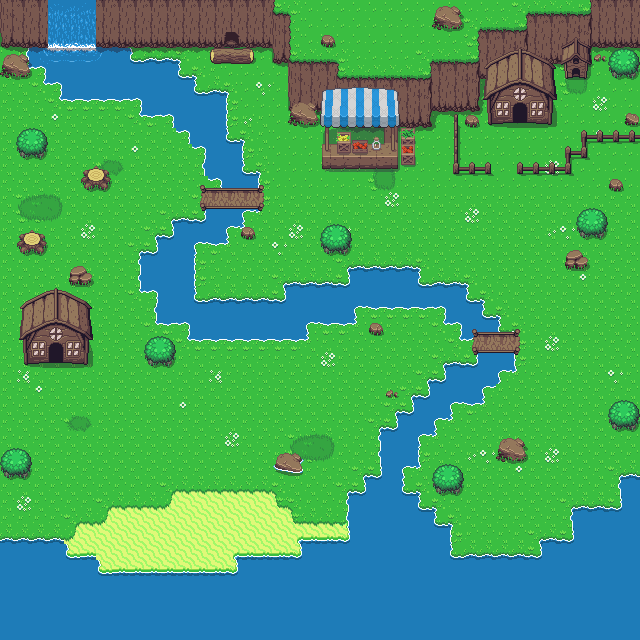

Tiled map render using the project's own tile images. Description and the map definition, with tile-layer contents summarised, below:
An orthogonal 40x40 tile map with 16x16 px tiles, 11 tile layers (ground, flowers, Mountains, plants, ...).

<map version="1.9" tiledversion="1.9.2" orientation="orthogonal" renderorder="right-down" width="40" height="40" tilewidth="16" tileheight="16" infinite="0" nextlayerid="17" nextobjectid="1">
 <editorsettings>
  <export target="valley.lua" format="lua" />
 </editorsettings>
 <tileset firstgid="1" name="tiles" tilewidth="16" tileheight="16" tilecount="1440" columns="40">
  <image source="../images/tiles/Overworld.png" width="640" height="576" />
 </tileset>
 <layer id="1" name="ground" width="40" height="40">
  <data>[1600 cells, 1600 non-empty, 41 distinct tile ids]</data>
 </layer>
 <layer id="10" name="flowers" width="40" height="40">
  <data>[1600 cells, 29 non-empty, 5 distinct tile ids]</data>
 </layer>
 <layer id="7" name="Mountains" width="40" height="40">
  <data>[1600 cells, 215 non-empty, 23 distinct tile ids]</data>
 </layer>
 <layer id="13" name="plants" width="40" height="40">
  <data>[1600 cells, 39 non-empty, 11 distinct tile ids]</data>
 </layer>
 <layer id="15" name="entrance" width="40" height="40">
  <data>[1600 cells, 5 non-empty, 5 distinct tile ids]</data>
 </layer>
 <layer id="16" name="fence" width="40" height="40">
  <data>[1600 cells, 16 non-empty, 8 distinct tile ids]</data>
 </layer>
 <layer id="14" name="bridge" width="40" height="40">
  <data>[1600 cells, 27 non-empty, 9 distinct tile ids]</data>
 </layer>
 <layer id="8" name="houses" width="40" height="40">
  <data>[1600 cells, 56 non-empty, 31 distinct tile ids]</data>
 </layer>
 <layer id="11" name="shop" width="40" height="40">
  <data>[1600 cells, 33 non-empty, 33 distinct tile ids]</data>
 </layer>
 <layer id="12" name="stones" width="40" height="40">
  <data>[1600 cells, 36 non-empty, 15 distinct tile ids]</data>
 </layer>
 <layer id="9" name="water" width="40" height="40">
  <data>[1600 cells, 9 non-empty, 9 distinct tile ids]</data>
 </layer>
</map>
